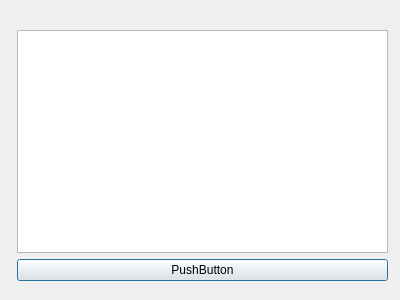
<?xml version="1.0" encoding="UTF-8"?>
<ui version="4.0">
 <class>Dialog</class>
 <widget class="QDialog" name="Dialog">
  <property name="geometry">
   <rect>
    <x>0</x>
    <y>0</y>
    <width>400</width>
    <height>300</height>
   </rect>
  </property>
  <property name="windowTitle">
   <string>Dialog</string>
  </property>
  <widget class="QWidget" name="">
   <property name="geometry">
    <rect>
     <x>17</x>
     <y>30</y>
     <width>371</width>
     <height>251</height>
    </rect>
   </property>
   <layout class="QVBoxLayout" name="verticalLayout">
    <item>
     <widget class="QTextEdit" name="textEdit"/>
    </item>
    <item>
     <widget class="QPushButton" name="pushButton">
      <property name="text">
       <string>PushButton</string>
      </property>
     </widget>
    </item>
   </layout>
  </widget>
 </widget>
 <resources/>
 <connections/>
</ui>
